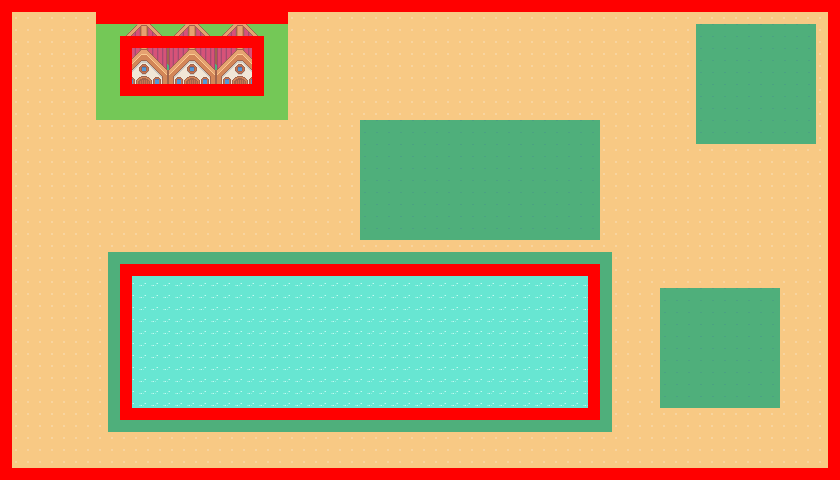

Below is a game level as drawn by its tile map, then a one-line description and the .tmx that defines it (tile-layer data replaced by summaries):
An orthogonal 70x40 tile map with 12x12 px tiles, 8 tile layers (ground, grass, fence, water, ...), 2 tilesets and 4 objects (spawn ).

<map version="1.10" tiledversion="1.11.2" orientation="orthogonal" renderorder="right-down" width="70" height="40" tilewidth="12" tileheight="12" infinite="0" nextlayerid="22" nextobjectid="19">
 <editorsettings>
  <export target="map1.json" format="json" />
 </editorsettings>
 <tileset firstgid="1" source="tileset.tsx" />
 <tileset firstgid="1025" source="collision.tsx" />
 <group id="18" name="Layers" class="Layers">
  <layer id="1" name="ground" width="70" height="40">
   <data>[2800 cells, 2800 non-empty, 1 distinct tile ids]</data>
  </layer>
  <layer id="8" name="grass" width="70" height="40">
   <data>[2800 cells, 144 non-empty, 1 distinct tile ids]</data>
  </layer>
  <layer id="9" name="fence" width="70" height="40">
   <data>[2800 cells, 32 non-empty, 8 distinct tile ids]</data>
  </layer>
  <layer id="10" name="water" width="70" height="40">
   <data>[2800 cells, 520 non-empty, 1 distinct tile ids]</data>
  </layer>
  <layer id="11" name="aroundWater" width="70" height="40">
   <data>[2800 cells, 110 non-empty, 1 distinct tile ids]</data>
  </layer>
  <layer id="5" name="houses" class="layer" width="70" height="40">
   <data>[2800 cells, 84 non-empty, 28 distinct tile ids]</data>
  </layer>
  <layer id="20" name="booths ground" width="70" height="40">
   <data>[2800 cells, 400 non-empty, 1 distinct tile ids]</data>
  </layer>
 </group>
 <group id="14" name="Collisions" class="Collisions">
  <layer id="19" name="collisions" width="70" height="40">
   <data>[2800 cells, 364 non-empty, 1 distinct tile ids]</data>
  </layer>
 </group>
 <group id="2" name="Booths" class="Booths">
  <objectgroup id="4" name="medium">
   <object id="11" template="Template_medium.tx" x="360" y="120" />
  </objectgroup>
  <objectgroup id="3" name="small">
   <object id="3" template="Template_small.tx" x="660" y="288" />
   <object id="14" template="Template_small.tx" x="696" y="24" />
  </objectgroup>
 </group>
 <objectgroup id="21" name="spawn" class="spawn">
  <object id="16" name="spawn" type="spawn " x="180" y="168">
   <point />
  </object>
 </objectgroup>
</map>
